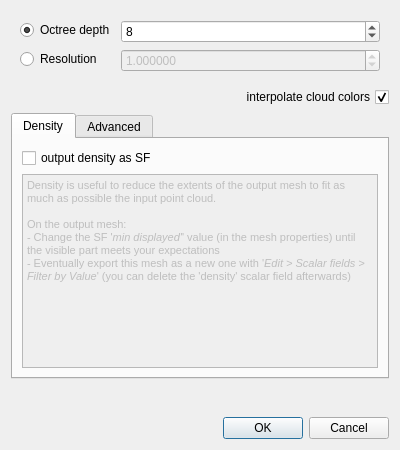
<?xml version="1.0" encoding="UTF-8"?>
<ui version="4.0">
 <class>PoissonReconParamDialog</class>
 <widget class="QDialog" name="PoissonReconParamDialog">
  <property name="geometry">
   <rect>
    <x>0</x>
    <y>0</y>
    <width>400</width>
    <height>450</height>
   </rect>
  </property>
  <property name="windowTitle">
   <string>Poisson Surface Reconstruction</string>
  </property>
  <layout class="QVBoxLayout" name="verticalLayout">
   <item>
    <widget class="QFrame" name="ResolutionFrame">
     <layout class="QFormLayout" name="formLayout">
      <item row="0" column="0">
       <widget class="QRadioButton" name="depthRadioButton">
        <property name="text">
         <string>Octree depth</string>
        </property>
        <property name="checked">
         <bool>true</bool>
        </property>
       </widget>
      </item>
      <item row="0" column="1">
       <widget class="QSpinBox" name="depthSpinBox">
        <property name="toolTip">
         <string>The maximum depth of the tree that will be used for surface reconstruction</string>
        </property>
        <property name="minimum">
         <number>4</number>
        </property>
        <property name="maximum">
         <number>24</number>
        </property>
        <property name="value">
         <number>8</number>
        </property>
       </widget>
      </item>
      <item row="1" column="0">
       <widget class="QRadioButton" name="resolutionRadioButton">
        <property name="text">
         <string>Resolution</string>
        </property>
       </widget>
      </item>
      <item row="1" column="1">
       <widget class="QDoubleSpinBox" name="resolutionDoubleSpinBox">
        <property name="enabled">
         <bool>false</bool>
        </property>
        <property name="decimals">
         <number>6</number>
        </property>
        <property name="maximum">
         <double>1000000.000000000000000</double>
        </property>
        <property name="value">
         <double>1.000000000000000</double>
        </property>
       </widget>
      </item>
     </layout>
    </widget>
   </item>
   <item>
    <widget class="QCheckBox" name="importColorsCheckBox">
     <property name="layoutDirection">
      <enum>Qt::RightToLeft</enum>
     </property>
     <property name="text">
      <string>interpolate cloud colors</string>
     </property>
     <property name="checked">
      <bool>true</bool>
     </property>
    </widget>
   </item>
   <item>
    <widget class="QTabWidget" name="tabWidget">
     <property name="currentIndex">
      <number>0</number>
     </property>
     <widget class="QWidget" name="tabDensity">
      <attribute name="title">
       <string>Density</string>
      </attribute>
      <layout class="QVBoxLayout" name="verticalLayout_3">
       <item>
        <widget class="QCheckBox" name="densityCheckBox">
         <property name="toolTip">
          <string>If this flag is enabled, the sampling density is output as a scalar field</string>
         </property>
         <property name="text">
          <string>output density as SF</string>
         </property>
        </widget>
       </item>
       <item>
        <widget class="QTextEdit" name="textEdit">
         <property name="enabled">
          <bool>false</bool>
         </property>
         <property name="html">
          <string>&lt;!DOCTYPE HTML PUBLIC &quot;-//W3C//DTD HTML 4.0//EN&quot; &quot;http://www.w3.org/TR/REC-html40/strict.dtd&quot;&gt;
&lt;html&gt;&lt;head&gt;&lt;meta name=&quot;qrichtext&quot; content=&quot;1&quot; /&gt;&lt;style type=&quot;text/css&quot;&gt;
p, li { white-space: pre-wrap; }
&lt;/style&gt;&lt;/head&gt;&lt;body style=&quot; font-family:'SimSun'; font-size:9pt; font-weight:400; font-style:normal;&quot;&gt;
&lt;p style=&quot; margin-top:0px; margin-bottom:0px; margin-left:0px; margin-right:0px; -qt-block-indent:0; text-indent:0px;&quot;&gt;&lt;span style=&quot; font-family:'MS Shell Dlg 2'; font-size:8pt;&quot;&gt;Density is useful to reduce the extents of the output mesh to fit as much as possible the input point cloud.&lt;/span&gt;&lt;/p&gt;
&lt;p style=&quot;-qt-paragraph-type:empty; margin-top:0px; margin-bottom:0px; margin-left:0px; margin-right:0px; -qt-block-indent:0; text-indent:0px; font-family:'MS Shell Dlg 2'; font-size:8pt;&quot;&gt;&lt;br /&gt;&lt;/p&gt;
&lt;p style=&quot; margin-top:0px; margin-bottom:0px; margin-left:0px; margin-right:0px; -qt-block-indent:0; text-indent:0px;&quot;&gt;&lt;span style=&quot; font-family:'MS Shell Dlg 2'; font-size:8pt;&quot;&gt;On the output mesh:&lt;/span&gt;&lt;/p&gt;
&lt;p style=&quot; margin-top:0px; margin-bottom:0px; margin-left:0px; margin-right:0px; -qt-block-indent:0; text-indent:0px;&quot;&gt;&lt;span style=&quot; font-family:'MS Shell Dlg 2'; font-size:8pt;&quot;&gt;- Change the SF '&lt;/span&gt;&lt;span style=&quot; font-family:'MS Shell Dlg 2'; font-size:8pt; font-style:italic;&quot;&gt;min displayed'&lt;/span&gt;&lt;span style=&quot; font-family:'MS Shell Dlg 2'; font-size:8pt;&quot;&gt;' value (in the mesh properties) until the visible part meets your expectations&lt;/span&gt;&lt;/p&gt;
&lt;p style=&quot; margin-top:0px; margin-bottom:0px; margin-left:0px; margin-right:0px; -qt-block-indent:0; text-indent:0px;&quot;&gt;&lt;span style=&quot; font-family:'MS Shell Dlg 2'; font-size:8pt;&quot;&gt;- Eventually export this mesh as a new one with '&lt;/span&gt;&lt;span style=&quot; font-family:'MS Shell Dlg 2'; font-size:8pt; font-style:italic;&quot;&gt;Edit &amp;gt; Scalar fields &amp;gt; Filter by Value&lt;/span&gt;&lt;span style=&quot; font-family:'MS Shell Dlg 2'; font-size:8pt;&quot;&gt;' (you can delete the 'density' scalar field afterwards) &lt;/span&gt;&lt;/p&gt;&lt;/body&gt;&lt;/html&gt;</string>
         </property>
        </widget>
       </item>
      </layout>
     </widget>
     <widget class="QWidget" name="tabAdvanced">
      <attribute name="title">
       <string>Advanced</string>
      </attribute>
      <layout class="QFormLayout" name="formLayout_2">
       <item row="1" column="0">
        <widget class="QLabel" name="label_4">
         <property name="text">
          <string>boundary</string>
         </property>
        </widget>
       </item>
       <item row="1" column="1">
        <widget class="QComboBox" name="boundaryComboBox">
         <property name="currentIndex">
          <number>2</number>
         </property>
         <item>
          <property name="text">
           <string>Free</string>
          </property>
         </item>
         <item>
          <property name="text">
           <string>Dirichlet</string>
          </property>
         </item>
         <item>
          <property name="text">
           <string>Neumann</string>
          </property>
         </item>
        </widget>
       </item>
       <item row="3" column="0">
        <widget class="QLabel" name="label_5">
         <property name="toolTip">
          <string>The importance that interpolation of the point samples is given in the formulation of the screened Poisson equation</string>
         </property>
         <property name="text">
          <string>point weight</string>
         </property>
        </widget>
       </item>
       <item row="3" column="1">
        <widget class="QDoubleSpinBox" name="weightDoubleSpinBox">
         <property name="toolTip">
          <string>&lt;html&gt;&lt;head/&gt;&lt;body&gt;&lt;p&gt;Interpolation weight (twice the b-spline degree by default)&lt;/p&gt;&lt;/body&gt;&lt;/html&gt;</string>
         </property>
         <property name="maximum">
          <double>999.990000000000009</double>
         </property>
         <property name="value">
          <double>2.000000000000000</double>
         </property>
        </widget>
       </item>
       <item row="4" column="0">
        <widget class="QCheckBox" name="linearFitCheckBox">
         <property name="toolTip">
          <string>Enabling this flag has the reconstructor use linear interpolation to estimate the positions of iso-vertices.</string>
         </property>
         <property name="text">
          <string>Linear fit</string>
         </property>
         <property name="checked">
          <bool>true</bool>
         </property>
        </widget>
       </item>
       <item row="2" column="0">
        <widget class="QLabel" name="label_3">
         <property name="toolTip">
          <string>The minimum number of sample points that should fall within an octree node
as the octree construction is adapted to sampling density. For noise-free
samples, small values in the range [1.0 - 5.0] can be used. For more noisy
samples, larger values in the range [15.0 - 20.0] may be needed to provide
a smoother, noise-reduced, reconstruction.</string>
         </property>
         <property name="text">
          <string>samples per node</string>
         </property>
        </widget>
       </item>
       <item row="2" column="1">
        <widget class="QDoubleSpinBox" name="samplesPerNodeSpinBox">
         <property name="toolTip">
          <string>&lt;html&gt;&lt;head/&gt;&lt;body&gt;&lt;p&gt;Minimum number of sample points that should fall within an octree node as the octree construction is adapted to sampling density.&lt;/p&gt;&lt;p&gt;For noise-free samples, small values in the range [1.0 - 5.0] can be used.&lt;/p&gt;&lt;p&gt;&lt;span style=&quot; font-weight:600; color:#ff0000;&quot;&gt;For more noisy samples&lt;/span&gt;, larger values in the range [15.0 - 20.0] may be needed to provide a smoother, noise-reduced, reconstruction.&lt;/p&gt;&lt;/body&gt;&lt;/html&gt;</string>
         </property>
         <property name="decimals">
          <number>2</number>
         </property>
         <property name="minimum">
          <double>1.000000000000000</double>
         </property>
         <property name="maximum">
          <double>20.000000000000000</double>
         </property>
         <property name="singleStep">
          <double>0.500000000000000</double>
         </property>
         <property name="value">
          <double>1.500000000000000</double>
         </property>
        </widget>
       </item>
      </layout>
     </widget>
    </widget>
   </item>
   <item>
    <spacer name="verticalSpacer">
     <property name="orientation">
      <enum>Qt::Vertical</enum>
     </property>
     <property name="sizeHint" stdset="0">
      <size>
       <width>20</width>
       <height>23</height>
      </size>
     </property>
    </spacer>
   </item>
   <item>
    <widget class="QDialogButtonBox" name="buttonBox">
     <property name="orientation">
      <enum>Qt::Horizontal</enum>
     </property>
     <property name="standardButtons">
      <set>QDialogButtonBox::Cancel|QDialogButtonBox::Ok</set>
     </property>
    </widget>
   </item>
  </layout>
 </widget>
 <resources/>
 <connections>
  <connection>
   <sender>buttonBox</sender>
   <signal>accepted()</signal>
   <receiver>PoissonReconParamDialog</receiver>
   <slot>accept()</slot>
   <hints>
    <hint type="sourcelabel">
     <x>248</x>
     <y>254</y>
    </hint>
    <hint type="destinationlabel">
     <x>157</x>
     <y>274</y>
    </hint>
   </hints>
  </connection>
  <connection>
   <sender>buttonBox</sender>
   <signal>rejected()</signal>
   <receiver>PoissonReconParamDialog</receiver>
   <slot>reject()</slot>
   <hints>
    <hint type="sourcelabel">
     <x>316</x>
     <y>260</y>
    </hint>
    <hint type="destinationlabel">
     <x>286</x>
     <y>274</y>
    </hint>
   </hints>
  </connection>
  <connection>
   <sender>densityCheckBox</sender>
   <signal>toggled(bool)</signal>
   <receiver>textEdit</receiver>
   <slot>setEnabled(bool)</slot>
   <hints>
    <hint type="sourcelabel">
     <x>198</x>
     <y>99</y>
    </hint>
    <hint type="destinationlabel">
     <x>198</x>
     <y>206</y>
    </hint>
   </hints>
  </connection>
  <connection>
   <sender>depthRadioButton</sender>
   <signal>toggled(bool)</signal>
   <receiver>depthSpinBox</receiver>
   <slot>setEnabled(bool)</slot>
   <hints>
    <hint type="sourcelabel">
     <x>62</x>
     <y>23</y>
    </hint>
    <hint type="destinationlabel">
     <x>236</x>
     <y>23</y>
    </hint>
   </hints>
  </connection>
  <connection>
   <sender>resolutionRadioButton</sender>
   <signal>toggled(bool)</signal>
   <receiver>resolutionDoubleSpinBox</receiver>
   <slot>setEnabled(bool)</slot>
   <hints>
    <hint type="sourcelabel">
     <x>55</x>
     <y>52</y>
    </hint>
    <hint type="destinationlabel">
     <x>236</x>
     <y>52</y>
    </hint>
   </hints>
  </connection>
 </connections>
</ui>
